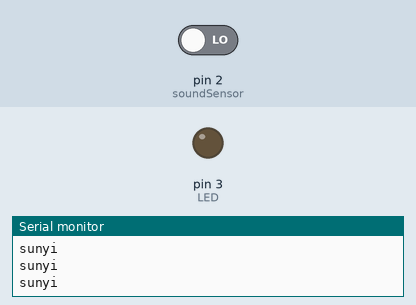
Recording of a sketch running on a simulated Arduino Uno, built with avr-gcc and run on an emulated ATmega328P. Parts: output pins drawn as LEDs (lit = HIGH), the last lines printed to the serial monitor. Inputs (shaded band) come from the test bench; at power-on: pin 2 (soundSensor) LOW.

Above: at 2.8 s.
2.9 s: pin 2 (soundSensor) driven HIGH
At 3.3 s:
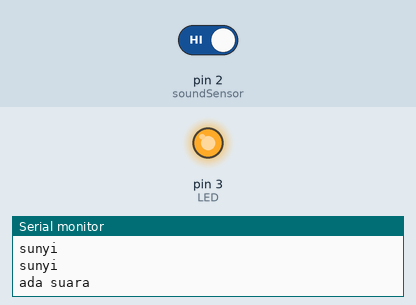
4.5 s: pin 2 (soundSensor) driven LOW
At 6.0 s:
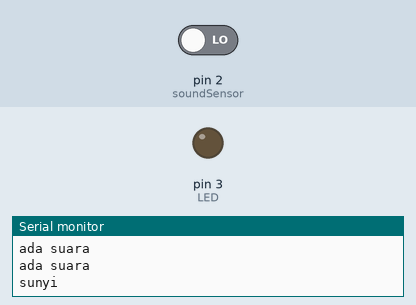
Timing chart, 0 to 7.5 s (numbered marks = the images above; inputs shaded):
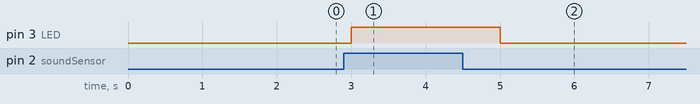

Measured:
- after the input at 2.9 s, pin 3 (LED): LOW → HIGH after 0.10 s
- after the input at 4.5 s, pin 3 (LED): HIGH → LOW after 0.50 s

The sketch:

soundsensor.ino
```cpp
int soundSensor = 2;
int LED = 3;

void setup()
{
  Serial.begin(9600);
  pinMode (soundSensor, INPUT);
  pinMode (LED, OUTPUT);
}

void loop()
{
  int statusSensor = digitalRead (soundSensor);

  if (statusSensor == 1)
  {
    digitalWrite(LED, HIGH);
    Serial.println("ada suara");
  }

  else
  {
    digitalWrite(LED, LOW);
    Serial.println("sunyi");
  }
  delay(1000);
}
```
